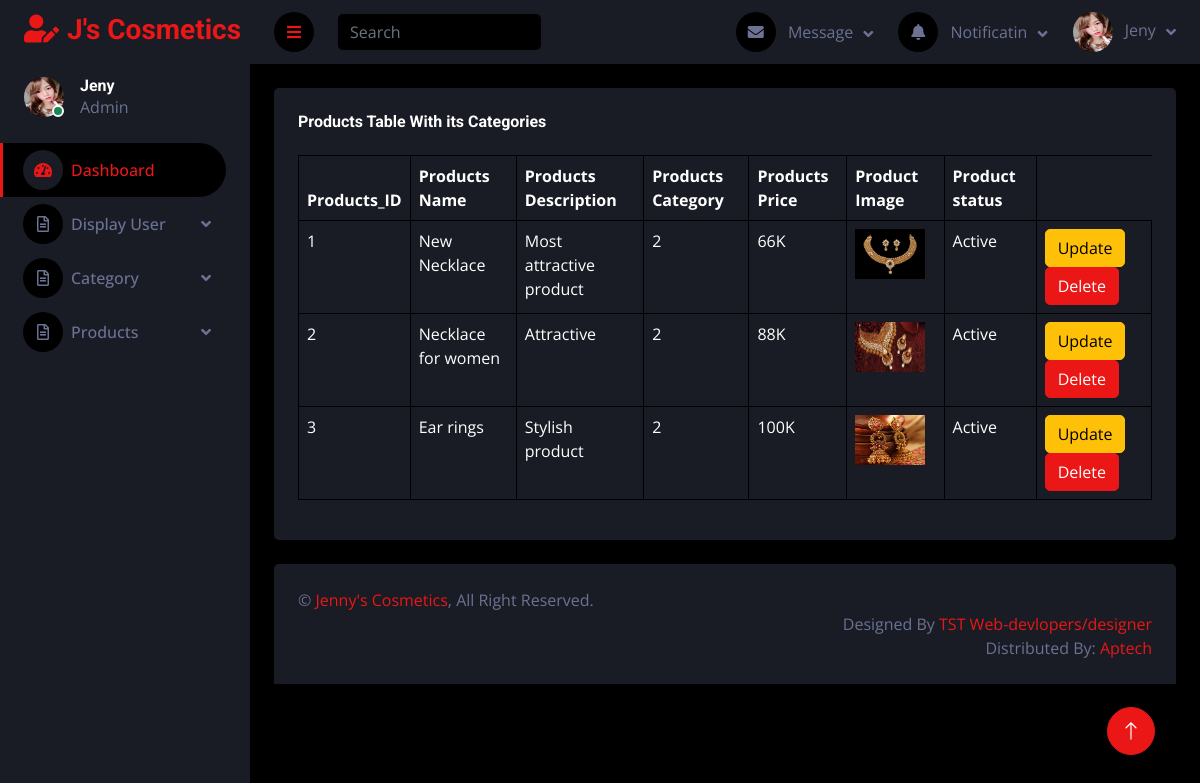
/admin/viewproduct.php, run on the app's committed database.
### tables this page shows
CREATE TABLE `addproduct` (
  `pid` int(11) NOT NULL,
  `ptitle` varchar(255) NOT NULL,
  `pdescription` text NOT NULL,
  `pcategory` int(255) NOT NULL,
  `pprice` varchar(255) NOT NULL,
  `pimage` varchar(255) NOT NULL,
  `status` tinyint(4) NOT NULL DEFAULT 1
);

### admin/viewproduct.php (the view, shortened to what this page needs)
<?php
require('../includes/config.php');
$view = "SELECT * FROM `addproduct` as p INNER JOIN `addcat` as c on p.pcategory = c.id where p.status = '1'";
$con_view = mysqli_query($connection , $view);
 if( mysqli_num_rows($con_view) > 0){
?>
<!DOCTYPE html>
<html lang="en">
<head>
    <link href="https://cdnjs.cloudflare.com/ajax/libs/font-awesome/5.10.0/css/all.min.css" rel="stylesheet">
    <link href="https://cdn.jsdelivr.net/npm/bootstrap-icons@1.4.1/font/bootstrap-icons.css" rel="stylesheet">
    <link href="lib/owlcarousel/assets/owl.carousel.min.css" rel="stylesheet">
    <link href="lib/tempusdominus/css/tempusdominus-bootstrap-4.min.css" rel="stylesheet" />
    <link href="css/bootstrap.min.css" rel="stylesheet">
    <link href="css/style.css" rel="stylesheet">
</head>
<body>
    <div class="container-fluid position-relative d-flex p-0">
       <?php
       include('sidebar.php');
       ?>
        <div class="content">
             <?php
             include('navbar.php');
             ?>
            <div class="container-fluid pt-4 px-4">
                <div class="row g-4">
                      <div class="col-12">
                        <div class="bg-secondary rounded h-100 p-4">
                            <h6 class="mb-4">Products Table With its Categories</h6>
                            <div class="table-responsive">
                                <table class="table table-bordered text-white">
                                    <thead>
                                        <tr>
                                            <th scope="col">Products_ID</th>
                                            <th scope="col">Products Name</th>
                                            <th scope="col">Products Description</th>
                                            <th scope="col">Products Category</th>
                                            <th scope="col">Products Price</th>
                                            <th scope="col">Product Image</th>
                                            <th scope="col">Product status</th>
                                        </tr>
                                    </thead>
                                    <tbody>
                                     <?php
                                     while($pro_up = mysqli_fetch_assoc($con_view)){
                                     ?>
                                        <tr>
                                            <td><?php echo $pro_up['pid'];?></td>
                                            <td><?php echo $pro_up['ptitle'];?></td>
                                            <td><?php echo $pro_up['pdescription'];?></td>
                                            <td><?php echo $pro_up['pcategory'];?></td>
                                            <td><?php echo $pro_up['pprice'];?></td>
                                            <td>
                                                <img src="<?php echo '../images/' . $pro_up['pimage'];?>" alt=""height="50px" width="70px">
                                            </td>
                                            <?php
                                            if($pro_up['status'] == 1){
                                            ?>
                                            <td><?php echo "Active" ?></td>
                                            <?php
                                            }
                                            ?>
                                            <td><a href="updproduct.php?id=<?php echo $pro_up['pid'];?>" class="btn btn-warning">Update</a>
                                                <a href="delproduct.php?id=<?php echo $pro_up['pid'];?>" class="btn btn-primary ">Delete</a></td>
                                        </tr>
                                        <?php
                                        }
                                    }
                                        ?>
                                    </tbody>
                                </table>
                            </div>
                        </div>
                    </div>
                </div>
            </div>
            <?php
            include('footer.php');
            ?>
        </div>
        <a href="#" class="btn btn-lg btn-primary btn-lg-square back-to-top"><i class="bi bi-arrow-up"></i></a>
    </div>
</body>
</html>

### admin/sidebar.php (shortened to what this page needs)
<div class="sidebar pe-4 pb-3">
            <nav class="navbar bg-secondary navbar-dark">
                <a href="index.php" class="navbar-brand mx-4 mb-3">
                    <h3 class="text-primary"><i class="fa fa-user-edit me-2"></i>J's Cosmetics </h3>
                </a>
                <div class="d-flex align-items-center ms-4 mb-4">
                    <div class="position-relative">
                        <img class="rounded-circle" src="./img/jeny.jpg" alt="" style="width: 40px; height: 40px;">
                        <div class="bg-success rounded-circle border border-2 border-white position-absolute end-0 bottom-0 p-1"></div>
                    </div>
                    <div class="ms-3">
                        <h6 class="mb-0">Jeny</h6>
                        <span>Admin</span>
                    </div>
                </div>
                <div class="navbar-nav w-100">
                    <a href="index.php" class="nav-item nav-link active"><i class="fa fa-tachometer-alt me-2"></i>Dashboard</a>
                    <div class="nav-item dropdown">
                        <a href="#" class="nav-link dropdown-toggle" data-bs-toggle="dropdown"><i class="far fa-file-alt me-2"></i>Display User</a>
                    </div>
                    <div class="nav-item dropdown">
                        <a href="#" class="nav-link dropdown-toggle" data-bs-toggle="dropdown"><i class="far fa-file-alt me-2"></i>Category</a>
                    </div>
                    <div class="nav-item dropdown">
                        <a href="#" class="nav-link dropdown-toggle" data-bs-toggle="dropdown"><i class="far fa-file-alt me-2"></i>Products</a>
                    </div>
                </div>
            </nav>
        </div>

### admin/navbar.php (shortened to what this page needs)
<nav class="navbar navbar-expand bg-secondary navbar-dark sticky-top px-4 py-0">
                <a href="#" class="sidebar-toggler flex-shrink-0">
                    <i class="fa fa-bars"></i>
                </a>
                <form class="d-none d-md-flex ms-4">
                    <input class="form-control bg-dark border-0" type="search" placeholder="Search">
                </form>
                <div class="navbar-nav align-items-center ms-auto">
                    <div class="nav-item dropdown">
                        <a href="#" class="nav-link dropdown-toggle" data-bs-toggle="dropdown">
                            <i class="fa fa-envelope me-lg-2"></i>
                            <span class="d-none d-lg-inline-flex">Message</span>
                        </a>
                    </div>
                    <div class="nav-item dropdown">
                        <a href="#" class="nav-link dropdown-toggle" data-bs-toggle="dropdown">
                            <i class="fa fa-bell me-lg-2"></i>
                            <span class="d-none d-lg-inline-flex">Notificatin</span>
                        </a>
                    </div>
                    <div class="nav-item dropdown">
                        <a href="#" class="nav-link dropdown-toggle" data-bs-toggle="dropdown">
                            <img class="rounded-circle me-lg-2" src="img/jeny.jpg" alt="" style="width: 40px; height: 40px;">
                            <span class="d-none d-lg-inline-flex">Jeny</span>
                        </a>
                    </div>
                </div>
            </nav>

### admin/footer.php
<div class="container-fluid pt-4 px-4">
                <div class="bg-secondary rounded-top p-4">
                    <div class="row">
                        <div class="col-12 col-sm-12 text-center text-sm-start">
                            &copy; <a href="jeny.php">Jenny's Cosmetics</a>, All Right Reserved.
                        </div>
                        <div class="col-12 col-sm-12 text-center text-sm-end">
                            Designed By <a href="index.php">TST Web-devlopers/designer</a>
                            <br>Distributed By: <a href="https://themewagon.com" target="_blank">Aptech</a>
                        </div>
                    </div>
                </div>
            </div>

### admin/css/style.css (style rules this page uses)
:root { --primary: #EB1616; --secondary: #191C24; --light: #6C7293; --dark: #000000; }
.back-to-top { position: fixed; display: none; right: 45px; bottom: 45px; z-index: 99; }
.btn { transition: .5s; }
.btn-lg-square { width: 48px; height: 48px; }
.btn-square, .btn-sm-square, .btn-lg-square { padding: 0; display: inline-flex; align-items: center; justify-content: center; font-weight: normal; border-radius: 50px; }
.sidebar { position: fixed; top: 0; left: 0; bottom: 0; width: 250px; height: 100vh; overflow-y: auto; background: var(--secondary); transition: 0.5s; z-index: 999; }
.content { margin-left: 250px; min-height: 100vh; background: var(--dark); transition: 0.5s; }
@media (min-width: 992px) { .sidebar { margin-left: 0; } }
@media (min-width: 992px) { .content { width: calc(100% - 250px); } }
.sidebar .navbar .navbar-nav .nav-link { padding: 7px 20px; color: var(--light); font-weight: 500; border-left: 3px solid var(--secondary); border-radius: 0 30px 30px 0; outline: none; }
.sidebar .navbar .navbar-nav .nav-link:hover, .sidebar .navbar .navbar-nav .nav-link.active { color: var(--primary); background: var(--dark); border-color: var(--primary); }
.sidebar .navbar .navbar-nav .nav-link i { width: 40px; height: 40px; display: inline-flex; align-items: center; justify-content: center; background: var(--dark); border-radius: 40px; }
.sidebar .navbar .navbar-nav .nav-link:hover i, .sidebar .navbar .navbar-nav .nav-link.active i { background: var(--secondary); }
.sidebar .navbar .dropdown-toggle::after { position: absolute; top: 15px; right: 15px; border: none; content: "\f107"; font-family: "Font Awesome 5 Free"; font-weight: 900; transition: .5s; }
.content .navbar .navbar-nav .nav-link { margin-left: 25px; padding: 12px 0; color: var(--light); outline: none; }
.content .navbar .sidebar-toggler, .content .navbar .navbar-nav .nav-link i { width: 40px; height: 40px; display: inline-flex; align-items: center; justify-content: center; background: var(--dark); border-radius: 40px; }
.content .navbar .dropdown-toggle::after { margin-left: 6px; vertical-align: middle; border: none; content: "\f107"; font-family: "Font Awesome 5 Free"; font-weight: 900; transition: .5s; }

### data on the page
addproduct: pid "1", ptitle "New Necklace", pdescription "Most attractive product", pcategory "2", pprice "66K", pimage (picture)
addproduct: pid "2", ptitle "Necklace for women", pdescription "Attractive", pcategory "2", pprice "88K", pimage (picture)
addproduct: pid "3", ptitle "Ear rings", pdescription "Stylish product", pcategory "2", pprice "100K", pimage (picture)
